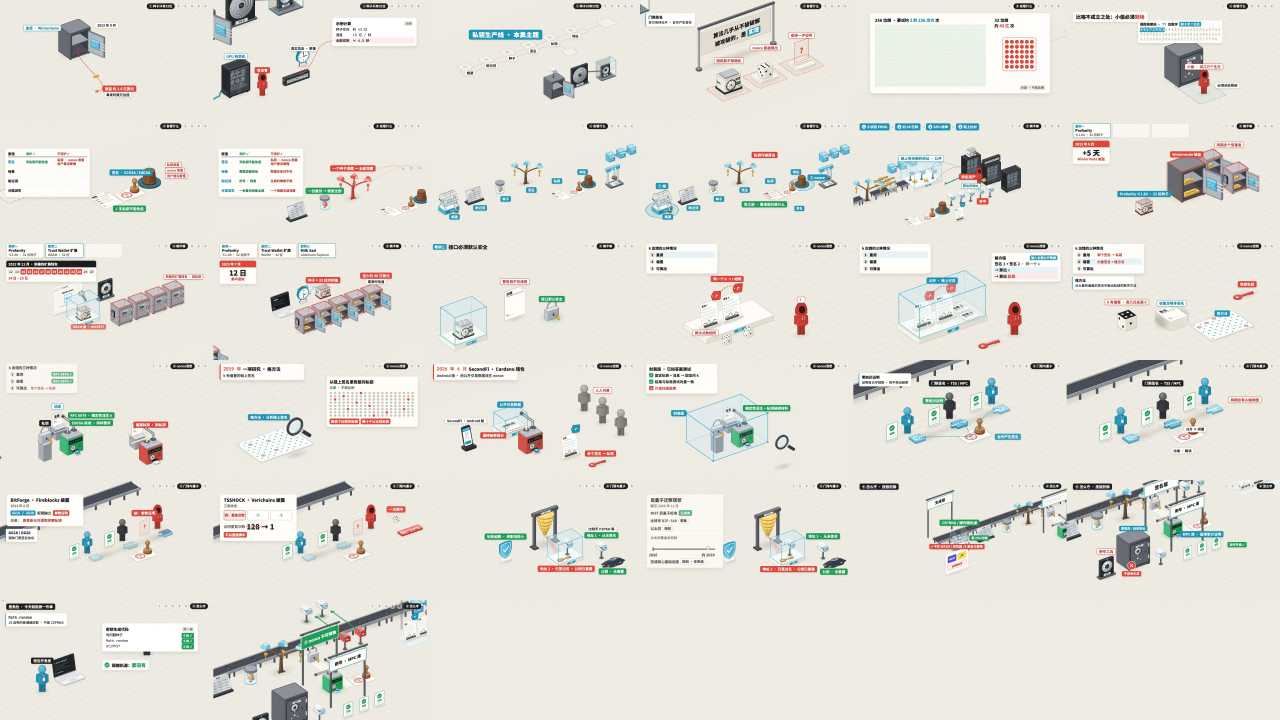
#> input picture Web3-Security/deck/ch02/stills.webp, 7680 x 4320 px, given as the content of the folder ning/web3/web3-security-handbook/Web3-Security/deck/ch01/img, which was not available (shown at 1/6 size)
$ python deck_sprite.py
#> lines starting #> are read from the running program, lines starting #| are printed output that depends on the picture
#!/usr/bin/env python3
"""Pack each deck's stills (deck/chNN/img/NN.webp) into one sprite deck/chNN/stills.webp.

Grid: 6 columns of 1280x720 tiles, slide i at (i % 6, i // 6). The viewer shows a tile with
background-position, so a chapter's pictures load in one request and the site stays under
the artifact's file-count limit. Usage: python3 tools/deck_sprite.py [ch11 ...] (default: all).
"""
import glob, math, os, shutil, sys
from PIL import Image

DECK = os.path.expanduser('~/Workon/Learning/web3/web3-security-handbook/Web3-Security/deck')
COLS, W, H = 6, 1280, 720

chs = sys.argv[1:] or sorted(os.path.basename(d) for d in glob.glob(os.path.join(DECK, 'ch*')))
for ch in chs:
    files = sorted(glob.glob(os.path.join(DECK, ch, 'img', '*.webp')))
    if not files:
        print(ch, 'no stills'); continue
    rows = math.ceil(len(files) / COLS)
    sheet = Image.new('RGB', (COLS * W, rows * H), (239, 235, 227))
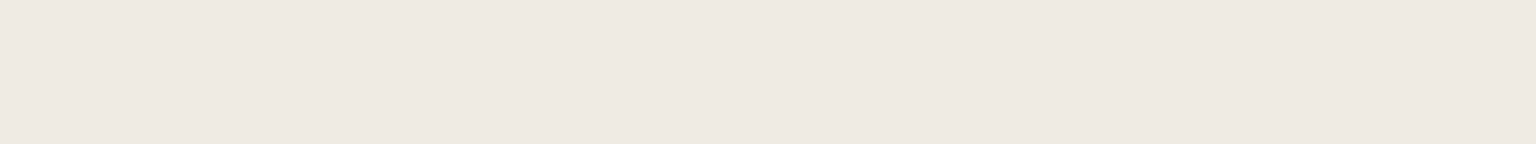
#> sheet: PIL image 7680x720 RGB (shown at 1/5 size); mean R, G, B 239, 235, 227
    for i, f in enumerate(files):
        im = Image.open(f).convert('RGB')
#> im is the input picture: PIL image 7680x4320 RGB; mean R, G, B 227.1, 225.1, 218
        if im.size != (W, H):
            im = im.resize((W, H), Image.LANCZOS)
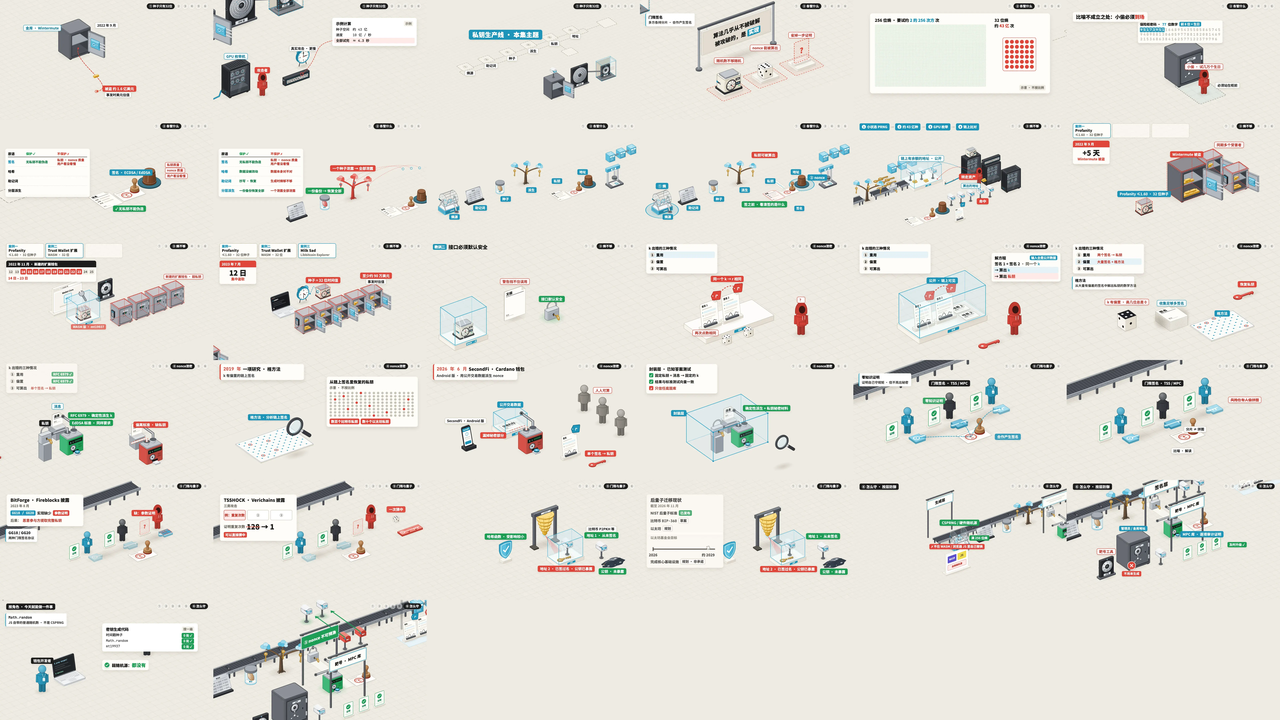
#> im: PIL image 1280x720 RGB; mean R, G, B 227, 225, 217.9
        sheet.paste(im, ((i % COLS) * W, (i // COLS) * H))
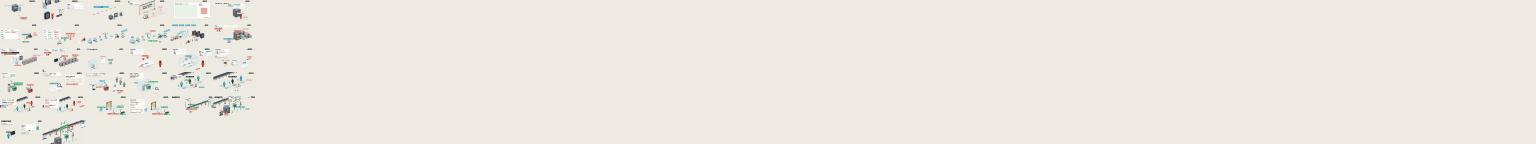
#> sheet: PIL image 7680x720 RGB (shown at 1/5 size); mean R, G, B 237, 233.3, 225.5
#> (the run stopped early here; a loop or call above may not have finished)
